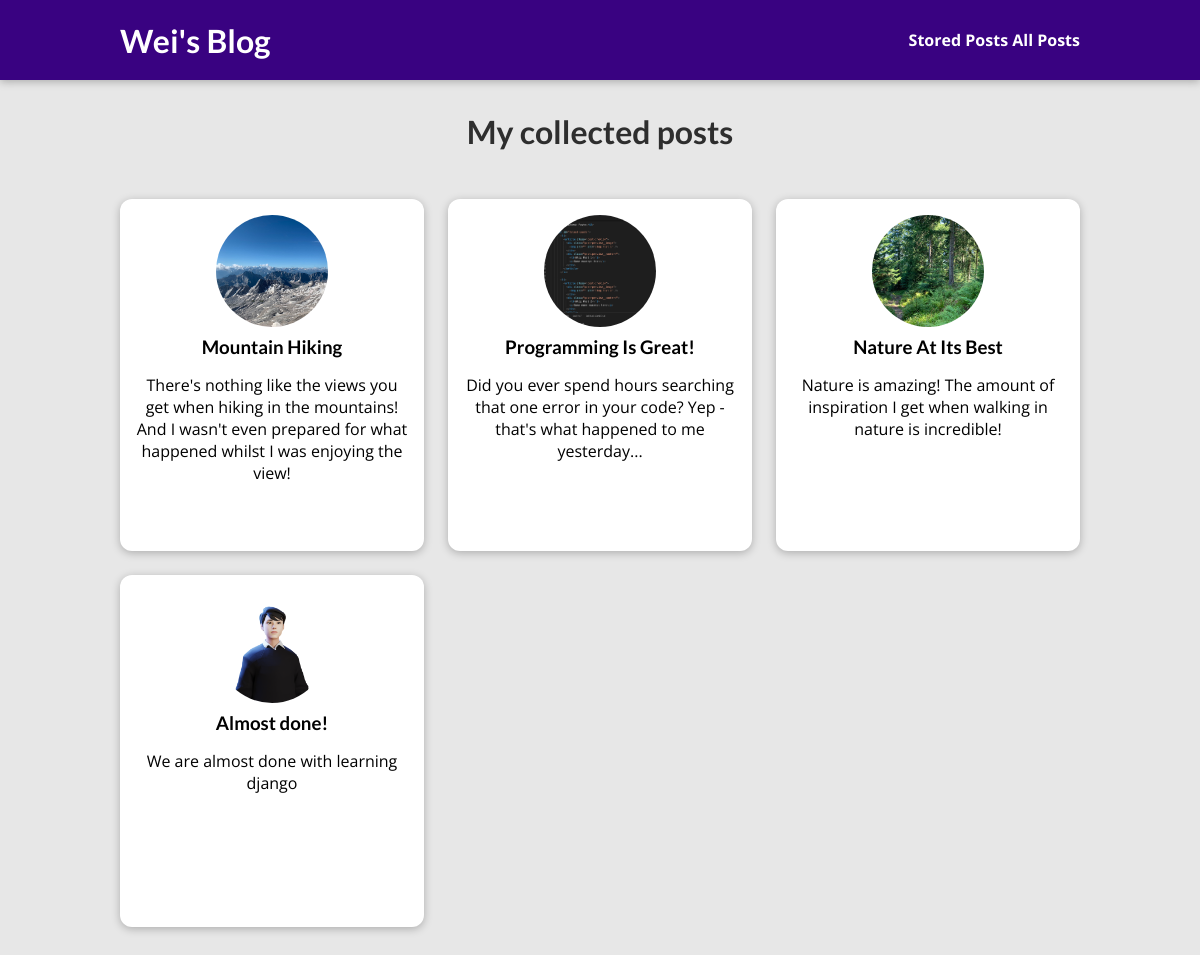
The page /posts on the database its author committed.
### blog/models.py (models this page shows, shortened)
class Post(models.Model):
    title = models.CharField(max_length=150)
    excerpt = models.CharField(max_length=200)
    image_name = models.ImageField(upload_to = "posts", null = True)
    date = models.DateField(auto_now=True)
    slug = models.SlugField(unique=True) # Slug field and unique == true, sets db_index is true automatically.
    content = models.TextField(validators = [MinLengthValidator(10)])
    author = models.ForeignKey(Author, on_delete=models.SET_NULL, null = True,related_name="posts") # one author many posts. but 1 post made by 1 author, hence the author should be the foreign key.
    tags = models.ManyToManyField(Tag)

### blog/views.py (the view)
# urls.py: path("posts", views.AllPostsView.as_view(), name = "posts-page"),
class AllPostsView(ListView):
    template_name = "blog/all-posts.html"
    model = Post
    ordering = ["-date"]
    context_object_name = "all_posts"

### blog/templates/blog/all-posts.html (shortened to what this page needs)
{% extends 'base.html' %}
{% load static %}
{% block css_files %}
    <link rel="stylesheet" href="{% static "blog/post.css" %}" />
    <link rel="stylesheet" href="{% static 'blog/all-posts.css' %}">
{% endblock  %}
{% block content %}
    <section id = "all-posts">
        <h2>My collected posts</h2>
        <ul>
            {% for post in all_posts %}
                {% include "blog/includes/post.html" %}
            {% endfor %}
        </ul>
    </section>
{% endblock  %}

### blog/templates/blog/includes/post.html
<li>
    <article class="post">
      <a href="{% url 'post-detail-page' post.slug %}">
        <img
          src="{{post.image_name.url}}"
          alt="{{post.title}}"
        />
        <div class="post__content">
          <h3>{{post.title }}</h3>
          <p>
            {{post.excerpt}}
          </p>
        </div>
      </a>
    </article>
  </li>

### static/app.css (style rules this page uses)
* { box-sizing: border-box; }
html { font-family: 'Open Sans', 'Lato', sans-serif; }
body { margin: 0; }
h1, h2, h3 { font-family: 'Lato', sans-serif; font-weight: bold; }

### blog/static/blog/post.css (style rules this page uses)
.post { display: flex; flex-direction: column; align-items: center; text-align: center; }
.post a { text-decoration: none; color: black; transition: all 0.2s ease; padding: 1rem; }
.post img { width: 5rem; height: 5rem; object-fit: cover; border-radius: 50%; }
.post h3 { margin: 0.25rem 0; }

### blog/static/blog/all-posts.css (style rules this page uses)
body { background-color: #e7e7e7; }
#all-posts { margin: 7rem auto; width: 90%; max-width: 60rem; }
#all-posts h2 { text-align: center; font-size: 2rem; color: #2e2e2e; margin: 3rem 0; }
ul { list-style: none; margin: 0; padding: 0; display: grid; grid-template-columns: repeat(auto-fill, minmax(17rem, 1fr)); gap: 1.5rem; }
.post img { width: 7rem; height: 7rem; }
.post a { height: 22rem; transform-origin: center; box-shadow: 0 2px 8px rgba(0, 0, 0, 0.25); border-radius: 12px; background-color: white; }

### rows shown on the page
Post: image_name (picture), title "Mountain Hiking", excerpt "There's nothing like the views you get when hiking in the mountains! And I wasn't even prepared for what happened whilst I was enjoying the view!"
Post: image_name (picture), title "Programming Is Great!", excerpt "Did you ever spend hours searching that one error in your code? Yep - that's what happened to me yesterday..."
Post: image_name (picture), title "Nature At Its Best", excerpt "Nature is amazing! The amount of inspiration I get when walking in nature is incredible!"
Post: image_name (picture), title "Almost done!", excerpt "We are almost done with learning django"
